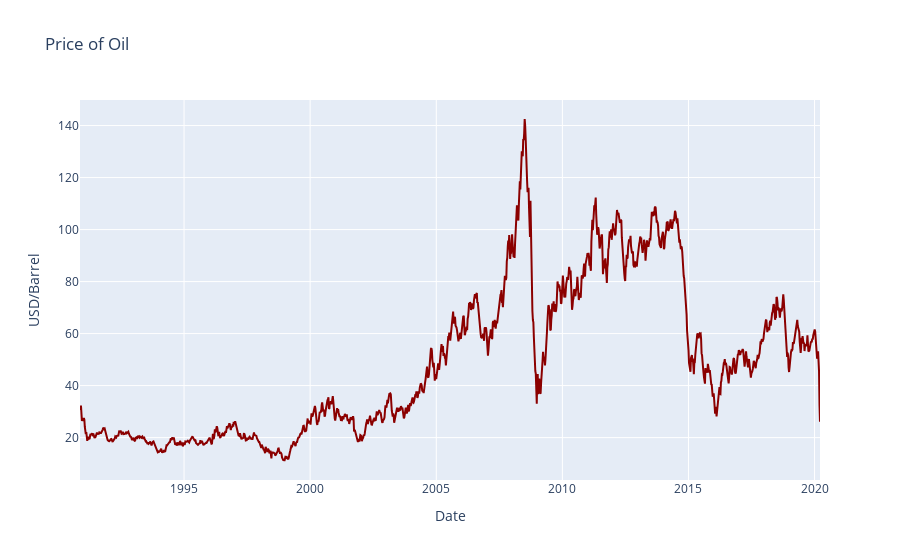

The notebook cell this image was saved under:
### Code cell
# Plot Scatter 
PriceOfBarrel = final_df["Price of Barrel (usd)"]

Date = final_df["Date"]
fig = go.Figure()

# Add traces
fig.add_trace(go.Scatter(x=Date, y=PriceOfBarrel,
                    mode='lines',
                    name='lines',
                        marker_color='Darkred'))

fig.update_layout(title='Price of Oil', xaxis_title = 'Date', yaxis_title = 'USD/Barrel')

fig.show()

### Figure 1 — Plotly figure (JSON) as saved in the notebook; plotly's stock layout.template omitted (floating-point values rounded to 4 significant figures; data arrays with more than 128 entries replaced by an {"elided": "..."} marker saying what was removed)
{"data": [{"marker": {"color": "Darkred"}, "mode": "lines", "name": "lines", "type": "scatter", "x": {"elided": "1532 str values"}, "y": {"elided": "1532 str values"}}], "layout": {"title": {"text": "Price of Oil"}, "xaxis": {"title": {"text": "Date"}}, "yaxis": {"title": {"text": "USD/Barrel"}}}}
